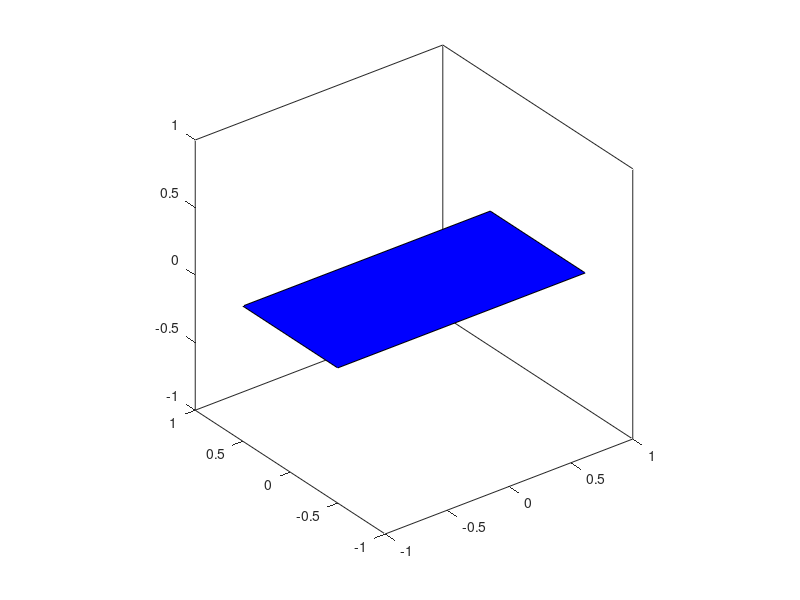

This figure's MATLAB source: (Note: this script raises an error after producing the figure.)
% Define car shape
carLength = 2;
carWidth = 1;
carHeight = 0.5;

% Coordinates for the car shape
carX = [-carLength/2, carLength/2, carLength/2, -carLength/2, -carLength/2];
carY = [-carWidth/2, -carWidth/2, carWidth/2, carWidth/2, -carWidth/2];
carZ = [0, 0, 0, 0, 0];

% Create the initial surface plot for the car
h = fill3(carX, carY, carZ, 'b');
view(3);
axis equal;

% ThingSpeak Channel ID and Read API Key
channelID = 2332155;
readAPIKey = 'FIZT5F9N257PMZBG';

% Start an animation loop
while ishandle(h)  % Check if the figure is still open
    % Fetch the latest data point from ThingSpeak
    data = thingSpeakRead(channelID, 'Fields', [4, 5, 6], 'NumPoints', 1, 'ReadKey', readAPIKey);

    % Extract data into separate variables
    xRotation = data(1, 1);
    yRotation = data(1, 2);
    zRotation = data(1, 3);

    % Update the orientation of the car based on the rotation data
    rotatedCar = rotateCar(carX, carY, carZ, xRotation, yRotation, zRotation);

    % Update the car plot
    set(h, 'XData', rotatedCar(1, :), 'YData', rotatedCar(2, :), 'ZData', rotatedCar(3, :));

    % Add a pause to control the animation speed
    pause(0.1);
end

% Function to rotate the car shape
function rotatedCar = rotateCar(carX, carY, carZ, xRotation, yRotation, zRotation)
    % Homogeneous coordinates
    carCoordinates = [carX; carY; carZ; ones(1, 5)];

    % 3D rotation matrices
    Rx = [1, 0, 0; 0, cos(xRotation), -sin(xRotation); 0, sin(xRotation), cos(xRotation)];
    Ry = [cos(yRotation), 0, sin(yRotation); 0, 1, 0; -sin(yRotation), 0, cos(yRotation)];
    Rz = [cos(zRotation), -sin(zRotation), 0; sin(zRotation), cos(zRotation), 0; 0, 0, 1];

    % Combined rotation matrix
    rotationMatrix = Rz * Ry * Rx;

    % Apply rotation
    rotatedCar = rotationMatrix * carCoordinates;

    % Extract rotated coordinates
    rotatedCar = rotatedCar(1:3, :);
end
